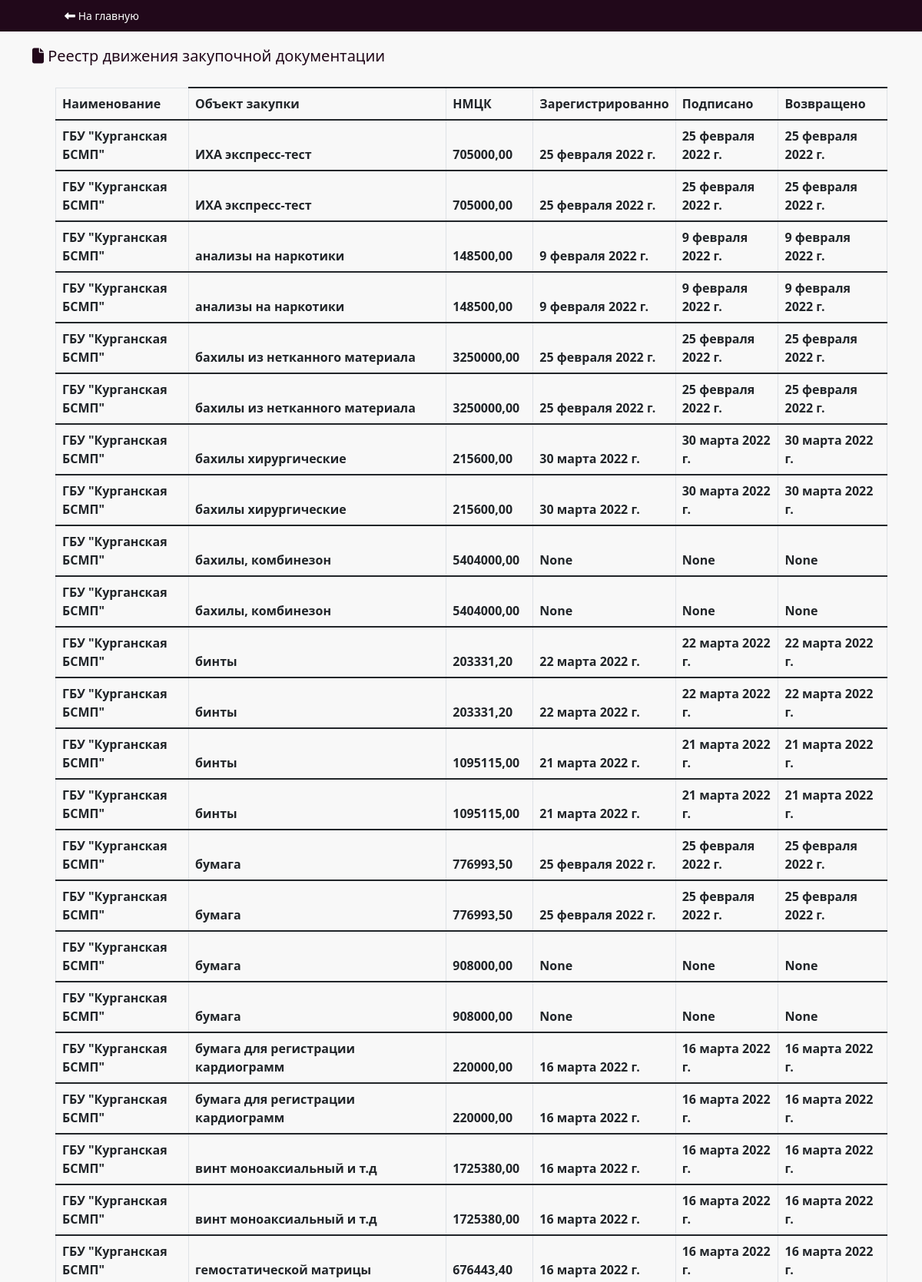
Page /data_table.html/ (upper part) on the committed database.
### registry/models.py (models this page shows, shortened)
class Purchase(models.Model):
    hospital = models.ForeignKey(Hospital,
                                 related_name='purchase',
                                 on_delete=models.CASCADE,
                                 verbose_name='Наименование учреждения', blank=True, null=True)
    name = models.CharField(max_length=200,
                            db_index=True,
                            verbose_name='Объект закупки')
    price = models.DecimalField(max_digits=15,
                                decimal_places=2,
                                verbose_name='Начальная цена контракта')
    signed = models.DateField(verbose_name='Направлено в Депфин', blank=True, null=True)
    returned = models.DateField(verbose_name='Получено от Депфина', blank=True, null=True)
    transferred = models.DateField(verbose_name='Направлено в учреждение', blank=True, null=True)
    class Meta:
        ordering = ('name', 'price')
        index_together = (('id'),)
        verbose_name = 'Закупки'
        verbose_name_plural = 'Закупки'

class Hospital(models.Model):
    name = models.CharField(max_length=150,
                            db_index=True,
                            verbose_name='Наименование учреждения')
    class Meta:
        ordering = ('name',)
        verbose_name = 'Наименование учреждения'
        verbose_name_plural = 'Наименование учреждения'
    def __str__(self):
        return self.name

### registry/views.py (the view)
# urls.py: path('data_table.html/', dataTable)
def dataTable (request):
    hospital = Purchase.objects.all()
    name = Purchase.objects.all()
    price = Purchase.objects.all()
    signed = Purchase.objects.all()
    returned = Purchase.objects.all()
    transferred = Purchase.objects.all()
    return render(request, "../templates/table/data_table.html", {'hospital': hospital, 'name': name, 'price': price, 'signed': signed, 'returned': returned, 'transferred': transferred})

### templates/table/data_table.html (shortened to what this page needs)
<!DOCTYPE html>
{% load static %}
<html lang="en">
<head>
    <link href="https://cdn.jsdelivr.net/npm/bootstrap@5.1.1/dist/css/bootstrap.min.css" rel="stylesheet"
>
    <link href="{% static 'main_month.css' %}" rel="stylesheet">
    <link href="{% static 'css/style.css' %}" rel="stylesheet" >
    <link rel="{% static 'stylesheet' %}" href="stylesheet.css">
</head>
<body>
    <header class="menu-bar">
        <div class="container">
            <div class="row">
                <div class="col-xl-12">
                    <nav>
                        <ul class="menu d-flex justify-content-start">
                            <li class="menu__item"><a href="#"><i class="fa fa-long-arrow-left" aria-hidden="true"></i> На главную </a></li>
                        </ul>
                    </nav>
                </div>
            </div>
        </div>
    </header>
    <div class="container">
            <div class="row">
                <div class="col-xl-12">
                    <h1> <i class="fa fa-file" aria-hidden="true"></i> Реестр движения закупочной документации</h1>
                      <table class="table table-bordered">
                          <thead>
                          <tr class="table">
                              <th>Наименование</th>
                              <th>Объект закупки</th>
                              <th>НМЦК</th>
                              <th>Зарегистрированно</th>
                              <th>Подписано</th>
                              <th>Возвращено</th>
                          </tr>
                          </thead>
                          {% for item in hospital %}
                          <thead>
                            <tr>
                              <th scope="col">{{item.hospital}}</th>
                              <th scope="col">{{item.name}}</th>
                              <th scope="col">{{item.price}}</th>
                              <th scope="col">{{item.signed}}</th>
                              <th scope="col">{{item.signed}}</th>
                              <th scope="col">{{item.signed}}</th>
                            </tr>
                          </thead>
                          {% endfor %}
                      </table>
                </div>
            </div>
    </div>
</body>
</html>

### static/css/main_month.css (style rules this page uses)
body { font: 'centurygothic'; background: #f8f8f8; }
ul, li { display: block; padding: 0; margin: 0; }
.menu-bar { color: #f8f8f8; padding: 23px 0; background: #21081a; font: 'centurygothic'; }
.menu__item { font: 'centurygothic'; font-size: 14px; margin-left: 42px; }
.menu__item a { font: 'centurygothic'; font-size: 14px; color: #fff; text-decoration: none; }
h1 { font-size: 20px; padding: 20px 0; color: #21081a; }
a { text-decoration: none; color: #fff; }
.table { margin: 0 30px 20px; width: 97%; }

### static/css/style.css (style rules this page uses)
body { font: 'centurygothic'; background: #f8f8f8; }
ul, li { display: block; padding: 0; margin: 0; }
.menu-bar { color: #f8f8f8; padding: 10px 0; background: #21081a; font: 'centurygothic'; }
.menu__item { font: 'centurygothic'; font-size: 14px; margin-left: 42px; }
.menu__item a { font: 'centurygothic'; font-size: 14px; color: #fff; text-decoration: none; }
h1 { font-size: 20px; padding: 20px 0; color: #21081a; }
a { text-decoration: none; color: #fff; }
.table { margin: 0 30px 20px; width: 97%; }

### rows in the picture
Purchase: hospital "ГБУ \"Курганская БСМП\"", name "ИХА экспресс-тест", price "705000,00", signed "25 февраля 2022 г."
Purchase: hospital "ГБУ \"Курганская БСМП\"", name "ИХА экспресс-тест", price "705000,00", signed "25 февраля 2022 г."
Purchase: hospital "ГБУ \"Курганская БСМП\"", name "анализы на наркотики", price "148500,00", signed "9 февраля 2022 г."
Purchase: hospital "ГБУ \"Курганская БСМП\"", name "анализы на наркотики", price "148500,00", signed "9 февраля 2022 г."
Purchase: hospital "ГБУ \"Курганская БСМП\"", name "бахилы из нетканного материала", price "3250000,00", signed "25 февраля 2022 г."
Purchase: hospital "ГБУ \"Курганская БСМП\"", name "бахилы из нетканного материала", price "3250000,00", signed "25 февраля 2022 г."
Purchase: hospital "ГБУ \"Курганская БСМП\"", name "бахилы хирургические", price "215600,00", signed "30 марта 2022 г."
Purchase: hospital "ГБУ \"Курганская БСМП\"", name "бахилы хирургические", price "215600,00", signed "30 марта 2022 г."
Purchase: hospital "ГБУ \"Курганская БСМП\"", name "бахилы, комбинезон", price "5404000,00", signed "None"
Purchase: hospital "ГБУ \"Курганская БСМП\"", name "бахилы, комбинезон", price "5404000,00", signed "None"
Purchase: hospital "ГБУ \"Курганская БСМП\"", name "бинты", price "203331,20", signed "22 марта 2022 г."
Purchase: hospital "ГБУ \"Курганская БСМП\"", name "бинты", price "203331,20", signed "22 марта 2022 г."
Purchase: hospital "ГБУ \"Курганская БСМП\"", name "бинты", price "1095115,00", signed "21 марта 2022 г."
Purchase: hospital "ГБУ \"Курганская БСМП\"", name "бинты", price "1095115,00", signed "21 марта 2022 г."
Purchase: hospital "ГБУ \"Курганская БСМП\"", name "бумага", price "776993,50", signed "25 февраля 2022 г."
Purchase: hospital "ГБУ \"Курганская БСМП\"", name "бумага", price "776993,50", signed "25 февраля 2022 г."
Purchase: hospital "ГБУ \"Курганская БСМП\"", name "бумага", price "908000,00", signed "None"
Purchase: hospital "ГБУ \"Курганская БСМП\"", name "бумага", price "908000,00", signed "None"
Purchase: hospital "ГБУ \"Курганская БСМП\"", name "бумага для регистрации кардиограмм", price "220000,00", signed "16 марта 2022 г."
Purchase: hospital "ГБУ \"Курганская БСМП\"", name "бумага для регистрации кардиограмм", price "220000,00", signed "16 марта 2022 г."
Purchase: hospital "ГБУ \"Курганская БСМП\"", name "винт моноаксиальный и т.д", price "1725380,00", signed "16 марта 2022 г."
Purchase: hospital "ГБУ \"Курганская БСМП\"", name "винт моноаксиальный и т.д", price "1725380,00", signed "16 марта 2022 г."
Purchase: hospital "ГБУ \"Курганская БСМП\"", name "гемостатической матрицы", price "676443,40", signed "16 марта 2022 г."
